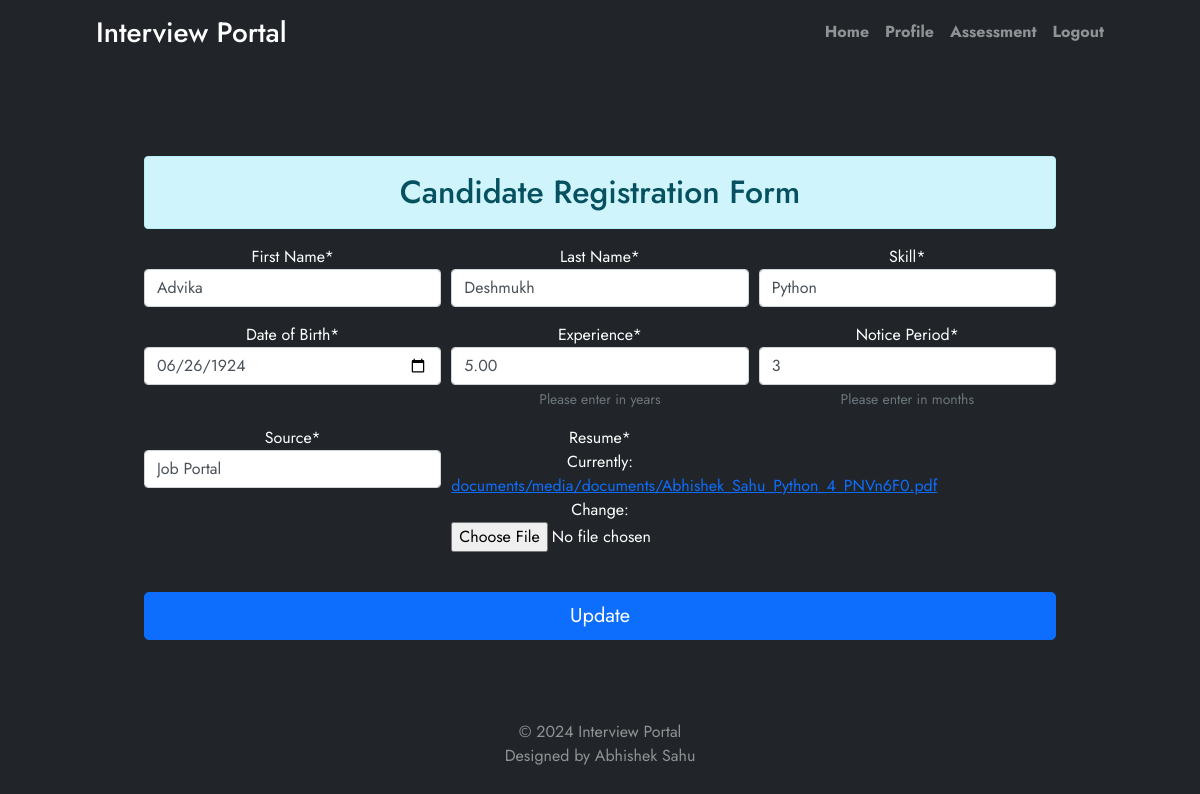
The page /candidate/edit/156 (signed in) on the database its author committed.
### candidate/models.py (models this page shows, shortened)
class Candidate(models.Model):
    source_choices = (('Referral', 'Referral'), ('Job Portal', 'Job Portal'), ('Walk In', 'Walk In'))
    skill_choices = (('Python', 'Python'), ('Java', 'Java'))
    result_choice = (('Selected', 'Selected'), ('Rejected', 'Rejected'), ('Pending', 'Pending'))
    username = models.OneToOneField(User,related_name='+',on_delete=models.CASCADE)
    first_name = models.CharField(verbose_name='First Name',null=False,blank=False,max_length=50)
    last_name = models.CharField(verbose_name='Last Name',null=False,blank=False,max_length=50)
    email = models.EmailField(verbose_name='Email',unique=True,null=False,blank=False)
    phone = models.PositiveBigIntegerField(verbose_name='Phone Number',unique=True,null=False,blank=False)
    dateofbirth = models.DateField(verbose_name='Date of Birth',null=False,blank=False)
    experience = models.DecimalField(verbose_name='Experience',null=False,blank=False,max_digits=5, decimal_places=2,help_text='Please enter in years')
    noticeperiod = models.IntegerField(verbose_name='Notice Period', blank=False, null=False,help_text='Please enter in months')
    source = models.CharField(verbose_name='Source', max_length=10, choices=source_choices, default='Walk In')
    skill = models.CharField(max_length=10, default='Python', choices=skill_choices, null=False, blank=False)
    resume = models.FileField(verbose_name='Resume', upload_to='documents/')
    created_at = models.DateTimeField(verbose_name='Created At', auto_now=False, auto_now_add=True)
    updated_at = models.DateTimeField(verbose_name='Updated At', auto_now=True, auto_now_add=False)
    status = models.CharField(verbose_name='Status', default='Pending',choices=result_choice , max_length= 50)
    assessment_data = models.JSONField(verbose_name='Score', null=True)
    assessment_result = models.BooleanField(default=False)
    class Meta:
        ordering = ['-created_at','-updated_at']
        verbose_name = "Candidate"
        verbose_name_plural = "Candidates"

### candidate/views.py (the view, shortened to what this page needs)
# urls.py: path('edit/<int:pk>',candidateUpdateView,name='candidate-edit'),
@login_required(login_url="/candidate/login/")
def candidateUpdateView(request,pk=None):
    if request.user.is_staff:
        logout(request)
        messages.warning(request, 'Access Denied.')
        return HttpResponseRedirect(reverse('index'))
    qs_update = get_object_or_404(Candidate,id=pk)
    user = User.objects.get(username=request.user)
    form = CandidateUpdateForm(request.POST or None,request.FILES or None,instance=qs_update)
    context = {'form': form}
    return render(request, template_name='candidate/edit.html', context=context)

### candidate/forms.py
class CandidateUpdateForm(forms.ModelForm):
    class Meta:
        model = Candidate
        fields = ['first_name', 'last_name', 'dateofbirth','experience',
                    'noticeperiod','source','skill','resume']
        NOTICEPERIOD_CHOICES = (
                ('', 'Select Notice Period'),
                (1,1), #First one is the value of select option and second is the displayed value in option
                (2,2),
                (3,3),
                )
        widgets = {
            'dateofbirth': DateInput(),
            'noticeperiod': forms.Select(choices=NOTICEPERIOD_CHOICES,attrs={'class': 'form-control'}),
        }

### candidate/templates/candidate/edit.html (shortened to what this page needs)
{% extends 'candidate/base.html' %}
{% load crispy_forms_tags %}
{% block content %}
<div class ='cover-container d-flex w-100 h-100 p-5 mx-auto flex-column'>
    <br>
    {% if not done %}
    <h2 class="text-center alert alert-info">Candidate Registration Form</h2>
    <form method="post" enctype="multipart/form-data">
      <div class="form-row">
        <div class="form-group col-md-4 mb-0">
          {{ form.first_name|as_crispy_field }}
        </div>
        <div class="form-group col-md-4 mb-0">
          {{ form.last_name|as_crispy_field }}
        </div>
        <div class="form-group col-md-4 mb-0">
          {{ form.skill|as_crispy_field }}
        </div>
      </div>
      <div class="form-row">
        <div class="form-group col-md-4 mb-0">
          {{ form.dateofbirth|as_crispy_field }}
        </div>
        <div class="form-group col-md-4 mb-0">
            {{ form.experience|as_crispy_field }}
          </div>
          <div class="form-group col-md-4 mb-0">
            {{ form.noticeperiod|as_crispy_field }}
          </div>
      </div>
      <div class="form-row">
        <div class="form-group col-md-4 mb-0">
          {{ form.source|as_crispy_field }}
        </div>
        <div class="form-group col-md-4 mb-0">
            {{ form.resume|as_crispy_field }}
          </div>
      </div>
        <br><button class="w-100 btn btn-lg btn-primary" type="submit">Update</button>
    </form>
    {% endif %}
</div>
{% endblock %}

### static/css/styles.css (style rules this page uses)
* { box-sizing: border-box; }
body { width: 100%; color: #2b2c48; font-family: "Jost", sans-serif; background-repeat: no-repeat; background-size: cover; background-position: center; background-attachment: fixed; min-height: 100vh; display: flex; flex-wrap: wrap; }
.cover-container { max-width: 65em; }
.form-control { display:block;width:100%;height:calc(2.25rem + 2px);padding:.375rem .75rem;font-size:1rem;line-height:1.5;color:#495057;background-color:#fff;background-clip:padding-box;border:1px solid #ced4da;border-radius:.25rem;transition:border-color .15s ease-in-out,box-shadow .15s ease-in-out }
.form-control::placeholder { color:#6c757d;opacity:1 }
.form-control-file,.form-control-range { display:block;width:100% }
.form-group { margin-bottom:1rem }
.form-text { display:block;margin-top:.25rem }
.form-row { display:-ms-flexbox;display:flex;-ms-flex-wrap:wrap;flex-wrap:wrap;margin-right:-5px;margin-left:-5px }
.form-row>.col,.form-row>[class*=col-] { padding-right:5px;padding-left:5px }

### rows shown on the page
Candidate: first_name "Advika", last_name "Deshmukh", skill "Python", dateofbirth "06/26/1924", experience "5.00", noticeperiod "3", source "Job Portal"
